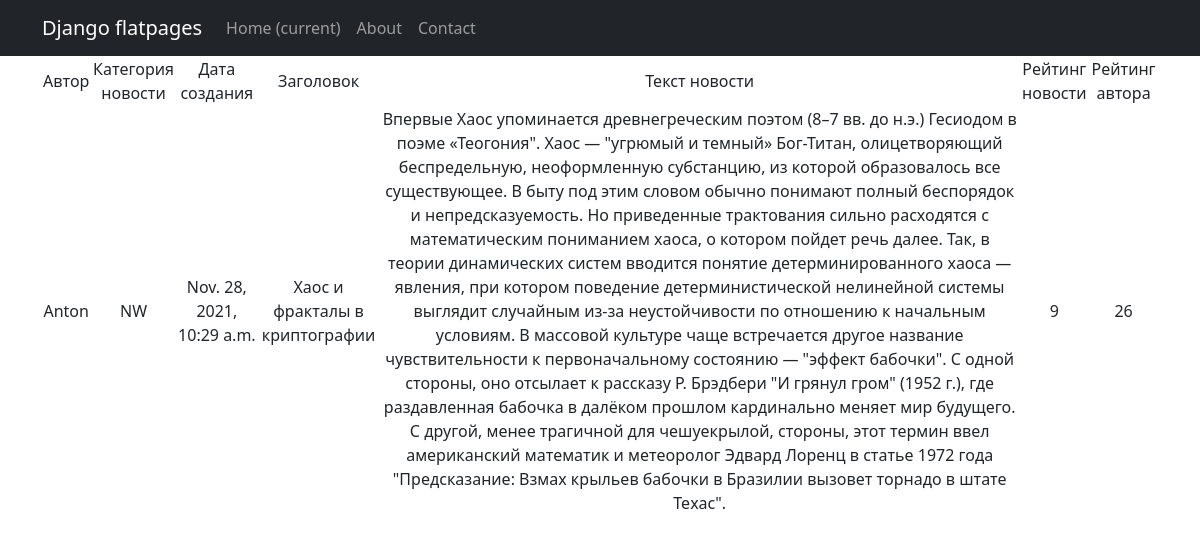
Screenshot of /news/1 with the database file from the repository.
### newapp/models.py (models this page shows, shortened)
class Post(models.Model):
    author = models.ForeignKey(Author, on_delete=models.CASCADE)
    NEWS = 'NW'
    ARTICLE = 'AR'
    CATEGORY_CHOICES = (
        (NEWS, 'Новость'),
        (ARTICLE, 'Статья')
    )
    categoryType = models.CharField(max_length=2, choices=CATEGORY_CHOICES, default=ARTICLE)
    dateCreation = models.DateTimeField(auto_now_add=True)
    postCategory = models.ManyToManyField(Category, through='PostCategory')
    title = models.CharField(max_length=128)
    text = models.TextField()
    rating = models.SmallIntegerField(default=0)

class Author(models.Model):
    authorUser = models.OneToOneField(User, on_delete=models.CASCADE)
    ratingAuthor = models.SmallIntegerField(default=0)

### newapp/views.py (the view)
# urls.py: path('<int:pk>', PostDetail.as_view()),
class PostDetail(DetailView):
    model = Post
    template_name = 'post.html'
    context_object_name = 'new'

### newapp/templatetags/censor_filters.py (called while the page is built)
@register.filter(name='censor')
def censor(value):
    censor_list = ['дурак',
                   'лох',
                   'придурок']
    value1 = (str(value)).split()
    for i in censor_list:
        for j in value1:
            if j == i:
                value1.remove(i)
    value = ' '.join(value1)
    return str(value)

### newapp/templates/post.html (shortened to what this page needs)
{% extends 'flatpages/default.html' %}
{% load censor_filters %}
{% block content %}
    <table>
        <tr>
            <td>
                Автор
            </td>
            <td>
                Категория новости
            </td>
            <td>
                Дата создания
            </td>
            <td>
                Заголовок
            </td>
            <td>
                Текст новости
            </td>
            <td>
                Рейтинг новости
            </td>
            <td>
                Рейтинг автора
            </td>
        </tr>
        <tr>
            <td>
                {{ new.author.authorUser }}
            </td>
            <td>
                {{ new.categoryType }}
            </td>
            <td>
                {{ new.dateCreation }}
            </td>
            <td>
                {{ new.title|censor }}
            </td>
            <td>
                {{ new.text|censor }}
            </td>
            <td>
                {{ new.rating }}
            </td>
            <td>
                {{ new.author.ratingAuthor }}
            </td>
        </tr>
    </table>
{% endblock content %}

### rows the page displays
Post: author.authorUser "Anton", categoryType "NW", dateCreation "Nov. 28, 2021, 10:29 a.m.", title|censor "Хаос и фракталы в криптографии", text|censor "Впервые Хаос упоминается древнегреческим поэтом (8–7 вв. до н.э.) Гесиодом в поэме «Теогония\". Хаос — \"угрюмый и темный» Бог-Титан, олицетворяющий беспредельную, неоформленную субстанцию, из которой образовалось все существующее. В быту под этим словом обычно понимают полный беспорядок и непредсказуемость. Но приведенные трактования сильно расходятся с математическим пониманием хаоса, о котором пойдет речь далее. Так, в теории динамических систем вводится понятие детерминированного хаоса — явления, при котором поведение детерминистической нелинейной системы выглядит случайным из-за неустойчивости по отношению к начальным условиям. В массовой культуре чаще встречается другое название…", rating "9", author.ratingAuthor "26"
